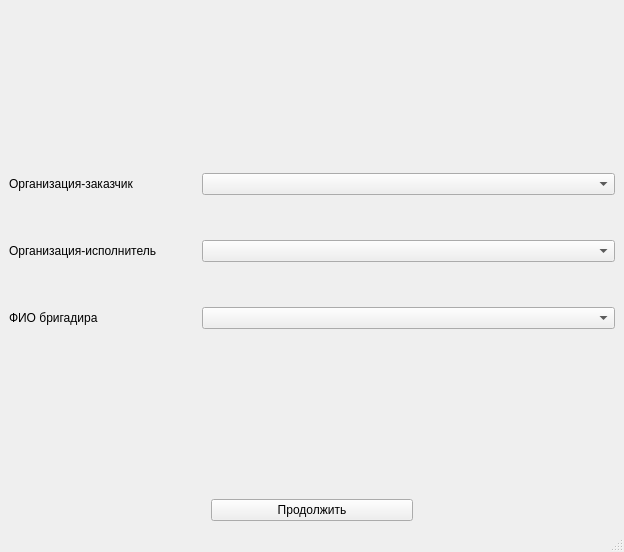
<?xml version="1.0" encoding="UTF-8"?>
<ui version="4.0">
 <class>MainWindow</class>
 <widget class="QMainWindow" name="MainWindow">
  <property name="geometry">
   <rect>
    <x>0</x>
    <y>0</y>
    <width>624</width>
    <height>552</height>
   </rect>
  </property>
  <property name="windowTitle">
   <string>MainWindow</string>
  </property>
  <widget class="QWidget" name="centralwidget">
   <layout class="QVBoxLayout" name="verticalLayout">
    <item>
     <spacer name="verticalSpacer_2">
      <property name="orientation">
       <enum>Qt::Vertical</enum>
      </property>
      <property name="sizeHint" stdset="0">
       <size>
        <width>20</width>
        <height>40</height>
       </size>
      </property>
     </spacer>
    </item>
    <item>
     <layout class="QFormLayout" name="formLayout">
      <property name="horizontalSpacing">
       <number>45</number>
      </property>
      <property name="verticalSpacing">
       <number>45</number>
      </property>
      <item row="0" column="0">
       <widget class="QLabel" name="label">
        <property name="text">
         <string>Организация-заказчик</string>
        </property>
       </widget>
      </item>
      <item row="0" column="1">
       <widget class="QComboBox" name="comboBox"/>
      </item>
      <item row="1" column="0">
       <widget class="QLabel" name="label_2">
        <property name="text">
         <string>Организация-исполнитель</string>
        </property>
       </widget>
      </item>
      <item row="1" column="1">
       <widget class="QComboBox" name="comboBox_2"/>
      </item>
      <item row="2" column="0">
       <widget class="QLabel" name="label_3">
        <property name="text">
         <string>ФИО бригадира</string>
        </property>
       </widget>
      </item>
      <item row="2" column="1">
       <widget class="QComboBox" name="comboBox_3"/>
      </item>
     </layout>
    </item>
    <item>
     <spacer name="verticalSpacer">
      <property name="orientation">
       <enum>Qt::Vertical</enum>
      </property>
      <property name="sizeHint" stdset="0">
       <size>
        <width>20</width>
        <height>40</height>
       </size>
      </property>
     </spacer>
    </item>
    <item>
     <layout class="QHBoxLayout" name="horizontalLayout_2">
      <item>
       <spacer name="horizontalSpacer_2">
        <property name="orientation">
         <enum>Qt::Horizontal</enum>
        </property>
        <property name="sizeHint" stdset="0">
         <size>
          <width>40</width>
          <height>20</height>
         </size>
        </property>
       </spacer>
      </item>
      <item>
       <widget class="QPushButton" name="pushButton_continue">
        <property name="sizePolicy">
         <sizepolicy hsizetype="MinimumExpanding" vsizetype="Fixed">
          <horstretch>0</horstretch>
          <verstretch>0</verstretch>
         </sizepolicy>
        </property>
        <property name="text">
         <string>Продолжить</string>
        </property>
       </widget>
      </item>
      <item>
       <spacer name="horizontalSpacer">
        <property name="orientation">
         <enum>Qt::Horizontal</enum>
        </property>
        <property name="sizeHint" stdset="0">
         <size>
          <width>40</width>
          <height>20</height>
         </size>
        </property>
       </spacer>
      </item>
     </layout>
    </item>
   </layout>
  </widget>
  <widget class="QMenuBar" name="menubar">
   <property name="geometry">
    <rect>
     <x>0</x>
     <y>0</y>
     <width>624</width>
     <height>26</height>
    </rect>
   </property>
  </widget>
  <widget class="QStatusBar" name="statusbar"/>
 </widget>
 <resources/>
 <connections/>
</ui>
